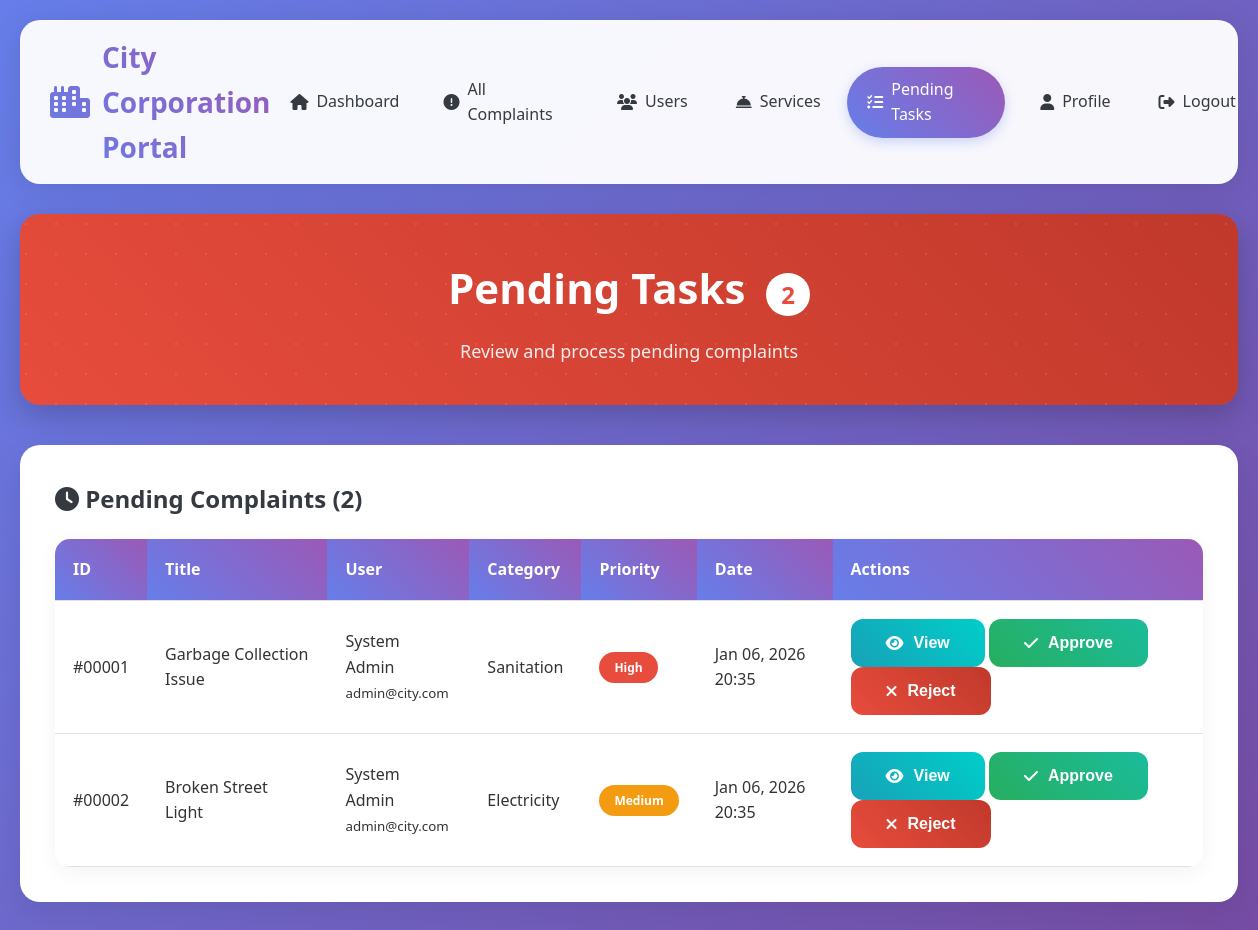
Screenshot of /admin_pending.php (signed in) with the database file from the repository.
### tables this page shows
CREATE TABLE Complaints (
    Complaint_ID INT PRIMARY KEY AUTO_INCREMENT,
    User_ID INT,
    Title VARCHAR(200),
    Description TEXT,
    Category VARCHAR(100),
    Location VARCHAR(255),
    Priority ENUM('Low', 'Medium', 'High') DEFAULT 'Medium',
    Status ENUM('Pending', 'Approved', 'In Progress', 'Resolved', 'Rejected') DEFAULT 'Pending',
    Admin_Comments TEXT,
    Created_At TIMESTAMP DEFAULT CURRENT_TIMESTAMP,
    Resolved_At DATETIME NULL,
    Updated_At TIMESTAMP DEFAULT CURRENT_TIMESTAMP ON UPDATE CURRENT_TIMESTAMP,
    FOREIGN KEY (User_ID) REFERENCES Users(User_ID)
);

CREATE TABLE Users (
    User_ID INT PRIMARY KEY AUTO_INCREMENT,
    NID VARCHAR(20) UNIQUE NOT NULL,
    Name VARCHAR(100) NOT NULL,
    Email VARCHAR(100) UNIQUE NOT NULL,
    Phone VARCHAR(20),
    Password VARCHAR(255) NOT NULL,
    Address TEXT,
    User_Type ENUM('Citizen', 'Admin') DEFAULT 'Citizen',
    Balance DECIMAL(10,2) DEFAULT 100.00,
    Created_At TIMESTAMP DEFAULT CURRENT_TIMESTAMP,
    Updated_At TIMESTAMP DEFAULT CURRENT_TIMESTAMP ON UPDATE CURRENT_TIMESTAMP
);

### config.php (called while the page is built, shortened)
<?php
function getPendingComplaintsCount($conn) {
    $sql = "SELECT COUNT(*) as count FROM Complaints WHERE Status = 'Pending'";
    $result = $conn->query($sql);
    $row = $result->fetch_assoc();
    return $row['count'];
}
function getPendingComplaints($conn) {
    $sql = "SELECT c.*, u.Name as User_Name, u.Email
            FROM Complaints c
            JOIN Users u ON c.User_ID = u.User_ID
            WHERE c.Status = 'Pending'
            ORDER BY c.Created_At DESC";
    return $conn->query($sql);
}
?>

### admin_pending.php (the view, shortened to what this page needs)
<?php
require_once 'config.php';
$pending_complaints = getPendingComplaints($conn);
$pending_count = getPendingComplaintsCount($conn);
?>
<!DOCTYPE html>
<html lang="en">
<head>
    <link rel="stylesheet" href="style.css">
    <link rel="stylesheet" href="https://cdnjs.cloudflare.com/ajax/libs/font-awesome/6.4.0/css/all.min.css">
</head>
<body>
    <div class="container">
        <div class="header">
            <div class="logo">
                <i class="fas fa-city"></i>
                <span>City Corporation Portal</span>
            </div>
            <div class="nav-links">
                <a href="admin_dashboard.php"><i class="fas fa-home"></i> Dashboard</a>
                <a href="admin_complaints.php"><i class="fas fa-exclamation-circle"></i> All Complaints</a>
                <a href="admin_users.php"><i class="fas fa-users"></i> Users</a>
                <a href="admin_services.php"><i class="fas fa-concierge-bell"></i> Services</a>
                <a href="admin_pending.php" class="active"><i class="fas fa-tasks"></i> Pending Tasks</a>
                <a href="profile.php"><i class="fas fa-user"></i> Profile</a>
                <a href="logout.php"><i class="fas fa-sign-out-alt"></i> Logout</a>
            </div>
        </div>
        <div class="welcome-banner" style="background: linear-gradient(45deg, #e74c3c, #c0392b);">
            <h1>Pending Tasks <span style="background: white; color: #e74c3c; padding: 5px 15px; border-radius: 50px; font-size: 24px; margin-left: 10px;"><?php echo $pending_count; ?></span></h1>
            <p>Review and process pending complaints</p>
        </div>
        <div class="payment-section">
            <h2 style="color: var(--dark); margin-bottom: 20px;">
                <i class="fas fa-clock"></i> Pending Complaints (<?php echo $pending_count; ?>)
            </h2>
            <?php if($pending_complaints->num_rows > 0): ?>
            <div class="table-container">
                <table>
                    <thead>
                        <tr>
                            <th>ID</th>
                            <th>Title</th>
                            <th>User</th>
                            <th>Category</th>
                            <th>Priority</th>
                            <th>Date</th>
                            <th>Actions</th>
                        </tr>
                    </thead>
                    <tbody>
                        <?php while($complaint = $pending_complaints->fetch_assoc()): ?>
                        <tr>
                            <td>#<?php echo str_pad($complaint['Complaint_ID'], 5, '0', STR_PAD_LEFT); ?></td>
                            <td><?php echo htmlspecialchars($complaint['Title']); ?></td>
                            <td><?php echo htmlspecialchars($complaint['User_Name']); ?><br>
                                <small><?php echo htmlspecialchars($complaint['Email']); ?></small>
                            </td>
                            <td><?php echo $complaint['Category']; ?></td>
                            <td>
                                <span class="priority-badge priority-<?php echo strtolower($complaint['Priority']); ?>">
                                    <?php echo $complaint['Priority']; ?>
                                </span>
                            </td>
                            <td><?php echo date('M d, Y H:i', strtotime($complaint['Created_At'])); ?></td>
                            <td>
                                <button class="btn btn-info btn-sm" onclick="viewComplaint(<?php echo $complaint['Complaint_ID']; ?>)">
                                    <i class="fas fa-eye"></i> View
                                </button>
                                <button class="btn btn-success btn-sm" onclick="approveComplaint(<?php echo $complaint['Complaint_ID']; ?>)">
                                    <i class="fas fa-check"></i> Approve
                                </button>
                                <button class="btn btn-danger btn-sm" onclick="rejectComplaint(<?php echo $complaint['Complaint_ID']; ?>)">
                                    <i class="fas fa-times"></i> Reject
                                </button>
                            </td>
                        </tr>
                        <?php endwhile; ?>
                    </tbody>
                </table>
            </div>
            <?php endif; ?>
        </div>
    </div>
</body>
</html>

### style.css (style rules this page uses)
:root { --primary: #2c3e50; --secondary: #3498db; --success: #27ae60; --warning: #f39c12; --danger: #e74c3c; --info: #17a2b8; --light: #f8f9fa; --dark: #343a40; --purple: #9b59b6; --teal: #1abc9c; --orange: #e67e22; --pink: #e84393; --cyan: #00cec9; --indigo: #667eea; }
* { margin: 0; padding: 0; box-sizing: border-box; }
body { font-family: 'Poppins', 'Segoe UI', sans-serif; background: linear-gradient(135deg, #667eea 0%, #764ba2 100%); min-height: 100vh; color: #333; line-height: 1.6; }
.container { max-width: 1400px; margin: 0 auto; padding: 20px; }
.header { background: rgba(255, 255, 255, 0.95); backdrop-filter: blur(10px); box-shadow: 0 4px 30px rgba(0, 0, 0, 0.1); border-radius: 20px; padding: 15px 30px; margin-bottom: 30px; display: flex; justify-content: space-between; align-items: center; animation: slideDown 0.5s ease; }
.logo { font-size: 28px; font-weight: 800; background: linear-gradient(45deg, var(--indigo), var(--purple)); -webkit-background-clip: text; -webkit-text-fill-color: transparent; display: flex; align-items: center; gap: 12px; }
.logo i { font-size: 32px; }
.nav-links { display: flex; gap: 15px; align-items: center; }
.nav-links a { text-decoration: none; color: var(--dark); font-weight: 500; padding: 10px 20px; border-radius: 50px; transition: all 0.3s; display: flex; align-items: center; gap: 8px; position: relative; overflow: hidden; }
.nav-links a::before { content: ''; position: absolute; top: 0; left: -100%; width: 100%; height: 100%; background: linear-gradient(90deg, transparent, rgba(255,255,255,0.2), transparent); transition: 0.5s; }
.nav-links a.active { background: linear-gradient(45deg, var(--indigo), var(--purple)); color: white; box-shadow: 0 4px 12px rgba(102, 126, 234, 0.3); }
.welcome-banner { background: linear-gradient(45deg, var(--indigo), var(--purple)); color: white; padding: 40px; border-radius: 20px; margin-bottom: 40px; text-align: center; box-shadow: 0 10px 30px rgba(0,0,0,0.2); position: relative; overflow: hidden; }
.welcome-banner::before { content: ''; position: absolute; top: -50%; left: -50%; width: 200%; height: 200%; background: radial-gradient(circle, rgba(255,255,255,0.1) 1px, transparent 1px); background-size: 30px 30px; animation: float 20s linear infinite; }
.welcome-banner h1 { font-size: 42px; margin-bottom: 15px; font-weight: 700; position: relative; z-index: 1; }
.welcome-banner p { font-size: 18px; opacity: 0.9; position: relative; z-index: 1; }
.btn { padding: 15px 35px; border: none; border-radius: 12px; font-size: 16px; font-weight: 600; cursor: pointer; transition: all 0.3s; text-decoration: none; display: inline-flex; align-items: center; justify-content: center; gap: 10px; position: relative; overflow: hidden; }
.btn::before { content: ''; position: absolute; top: 50%; left: 50%; width: 0; height: 0; border-radius: 50%; background: rgba(255, 255, 255, 0.2); transform: translate(-50%, -50%); transition: width 0.6s, height 0.6s; }
.btn-success { background: linear-gradient(45deg, var(--success), var(--teal)); color: white; }
.btn-danger { background: linear-gradient(45deg, var(--danger), #c0392b); color: white; }
.btn-info { background: linear-gradient(45deg, var(--info), var(--cyan)); color: white; }
.payment-section { background: white; border-radius: 20px; padding: 35px; margin-bottom: 40px; box-shadow: 0 10px 30px rgba(0,0,0,0.08); animation: slideUp 0.6s ease; }
.table-container { overflow-x: auto; border-radius: 15px; box-shadow: 0 5px 20px rgba(0,0,0,0.05); margin-top: 20px; }
table { width: 100%; border-collapse: collapse; background: white; }
th, td { padding: 18px; text-align: left; border-bottom: 1px solid #e0e0e0; }
th { background: linear-gradient(45deg, var(--indigo), var(--purple)); color: white; font-weight: 600; position: sticky; top: 0; }
.priority-badge { padding: 6px 15px; border-radius: 20px; font-size: 12px; font-weight: 600; display: inline-block; }
.priority-medium { background: #f39c12; color: white; }
.priority-high { background: #e74c3c; color: white; }

### rows the page displays
complaints: Complaint_ID "00001", Title "Garbage Collection Issue", User_ID.Name "System Admin", User_ID.Email "admin@city.com", Category "Sanitation", Priority "High", Created_At "Jan 06, 2026 20:35"
complaints: Complaint_ID "00002", Title "Broken Street Light", User_ID.Name "System Admin", User_ID.Email "admin@city.com", Category "Electricity", Priority "Medium", Created_At "Jan 06, 2026 20:35"

### other values shown
$pending_count "2"
